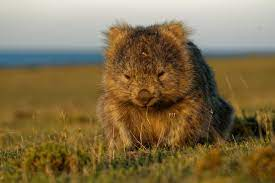
#> input picture ML-learning/chapter_8_pictures_handling/wombat.jpeg, 275 x 183 px
$ python pic_handling.py
#> lines starting #> are read from the running program, lines starting #| are printed output that depends on the picture; after the words box and inside, x2 and y2 are one past the last pixel; in counts of white or black regions, pixels touching at a corner belong together
import cv2
import numpy as np
import matplotlib.pyplot as plt

image = cv2.imread("wombat.jpeg", cv2.IMREAD_GRAYSCALE)
#> image: shape (183, 275); min 0, max 234, mean 112.3

# plt.imshow(image, cmap="gray")
# plt.axis("off")
# plt.show()

print(image)
#> (printed output is left out)

print(image.shape)
#| (183, 275)

image_bgr = cv2.imread("wombat.jpeg", cv2.IMREAD_COLOR)
#> image_bgr is the input picture: shape (183, 275, 3); mean B, G, R 74.6, 110.9, 129.4

# plt.imshow(image_bgr, cmap="gray")
# plt.axis("off")
# plt.show()


image_rgb = cv2.imread("wombat.jpeg", cv2.COLOR_BGR2RGB)

# image_rgb = cv2.resize(image_rgb,(50,50))

plt.imshow(image_rgb)
plt.axis("off")
# plt.show()

# kernel

# kernel used for blurring, sharpening, edge detection, and more.
# A kernel is a matrix, where the number of rows and columns is always odd.
# kernel example
# kernel = np.array([[0, -1, 0],
#                    [-1, 5,-1],
#                    [0, -1, 0]])
# It is a 3x3 kernel with 5 in the center and -1 at all other positions.
# This kernel is used for sharpening an image.

image = cv2.imread("wombat.jpeg", cv2.IMREAD_GRAYSCALE)

kernel = np.array([[0, -1, 0],
                   [-1, 5, -1],
                   [0, -1, 0]])

sharped_image = cv2.filter2D(image, -1, kernel)
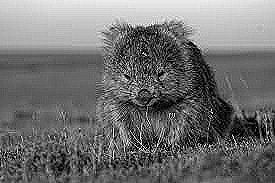
#> sharped_image: shape (183, 275); min 0, max 255, mean 113.2

plt.imshow(sharped_image, cmap="gray")
plt.axis("off")
# plt.show()

image = cv2.imread("wombat.jpeg", cv2.IMREAD_GRAYSCALE)

image_enhanced = cv2.equalizeHist(image)  # histogram equalization
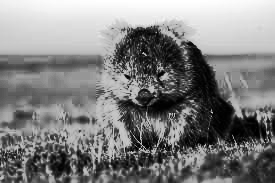
#> image_enhanced: shape (183, 275); min 0, max 255, mean 128.5

plt.imshow(image_enhanced, cmap="gray")
plt.axis("off")
# plt.show()

# Color isolation

image = cv2.imread("wombat.jpeg", cv2.IMREAD_COLOR)

immage_hsv = cv2.cvtColor(image, cv2.COLOR_BGR2HSV)
#> immage_hsv: shape (183, 275, 3); mean H, S, V 29, 134.3, 132

# Define the range of blue color in HSV

lower_blue = np.array([50, 100, 50])
upper_blue = np.array([130, 255, 255])

mask = cv2.inRange(immage_hsv, lower_blue, upper_blue)
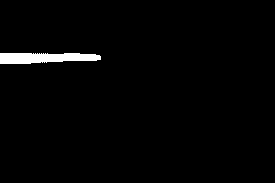
#> mask: shape (183, 275); 1.8% white; 1 white region, box (x1, y1, x2, y2) and area: (0, 53, 101, 64) 891

image_isolated = cv2.bitwise_and(image, image, mask=mask)

plt.imshow(image_isolated, cmap="gray")
plt.axis("off")
# plt.show()

# Thresholding

image = cv2.imread("wombat.jpeg", cv2.IMREAD_GRAYSCALE)

max_output_value = 255
neighborhood_size = 99
subtract_from_mean = 10

image_binarized = cv2.adaptiveThreshold(image, max_output_value,
                                        cv2.ADAPTIVE_THRESH_GAUSSIAN_C,
                                        cv2.THRESH_BINARY, neighborhood_size,
                                        subtract_from_mean)
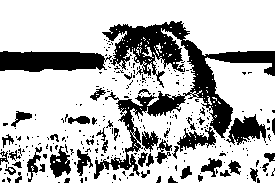
#> image_binarized: shape (183, 275); 73.1% white; 292 black regions (244 under 20 px), largest, box (x1, y1, x2, y2) and area: (94, 21, 275, 179) 6609, (0, 51, 112, 72) 1861, (226, 114, 266, 145) 671

plt.imshow(image_binarized, cmap="gray")
plt.axis("off")
# plt.show()


# Edge detection

image = cv2.imread("wombat.jpeg", cv2.IMREAD_GRAYSCALE)

median_intensity = np.median(image)
#> median_intensity = 99

lower_threshold = int(max(0, (1.0 - 0.33) * median_intensity))
#> lower_threshold = 66
upper_threshold = int(min(255, (1.0 + 0.33) * median_intensity))
#> upper_threshold = 131

image_canny = cv2.Canny(image, lower_threshold, upper_threshold)
#> image_canny: shape (183, 275); 16.6% white in thin lines or dots

plt.imshow(image_canny, cmap="gray")
plt.axis("off")
# plt.show()


# Creating features from images for machine learning

image = cv2.imread("wombat.jpeg", cv2.IMREAD_GRAYSCALE)
# image = cv2.imread("wombat.jpeg", cv2.IMREAD_COLOR)

image_resized = cv2.resize(image, (50, 50))  # resize the image to 100x100 pixels
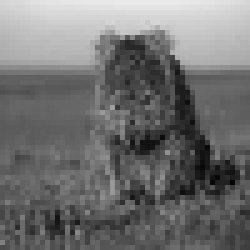
#> image_resized: shape (50, 50) (shown 5 times larger); min 2, max 233, mean 112.4

image_flattened = image_resized.flatten()  # flatten the image to a 1D array
#> image_flattened = 2500 values, max 233 at index 23, min 2 at index 1846, mean 112.4

print(image_flattened)
#> (printed output is left out)
print(image_flattened.shape)
#| (2500,)

plt.imshow(image_resized, cmap="gray")
plt.axis("off")
# plt.show()

# Using histograms as features

np.random.seed(0)

image_bgr = cv2.imread("wombat.jpeg", cv2.IMREAD_COLOR)

image_rgb = cv2.cvtColor(image_bgr, cv2.COLOR_BGR2RGB)

features = []

colors = ("r", "g", "b")

for i, channel in enumerate(colors):
    histogram = cv2.calcHist([image_rgb],  # obraz
                             [i],  # indeks kanału
                             None,  # brak maski
                             [256],  # wielkośc histogramu
                             [0, 256])  # zakres wartości
    features.extend(histogram)
#> after the loop, features = 768 items, first 6: [3], [5], [2], [5], [9], [12]

observation = np.array(features).flatten()
#> observation = 768 values, max 1418 at index 512, min 0 at index 238, mean 196.6

print(observation[0:5])
#| [3. 5. 2. 5. 9.]

print(image_rgb[0, 0])
#| [215 213 201]

import pandas as pd

data = pd.Series([1, 1, 2, 2, 3, 3, 4, 4, 5])

data.hist(grid=False)
plt.show()
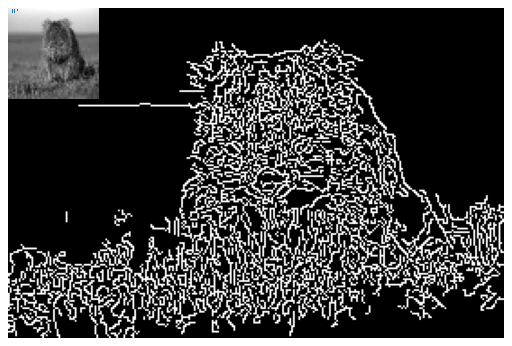
#> figure drawn by matplotlib, 1 panel; B, G, R data is drawn as R, G, B

for i, channel in enumerate(colors):
    histogram = cv2.calcHist([image_rgb],  # obraz
                             [i],  # indeks kanału
                             None,  # brak maski
                             [256],  # wielkośc histogramu
                             [0, 256])  # zakres wartości
    plt.plot(histogram, color=channel)
    plt.xlim([0, 256])

plt.show()
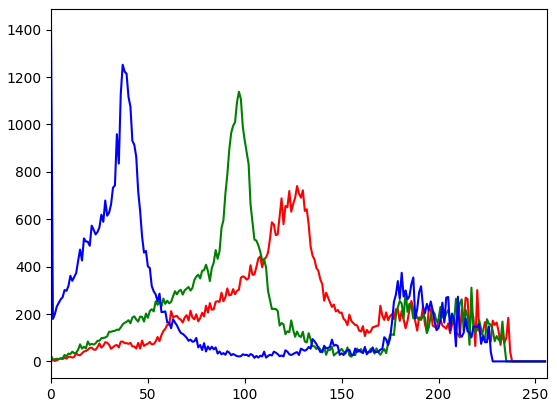
#> figure drawn by matplotlib, 1 panel; curve peaks at x = 127, y = 740; curve peaks at x = 97, y = 1138; curve peaks at x = 0, y = 1418
